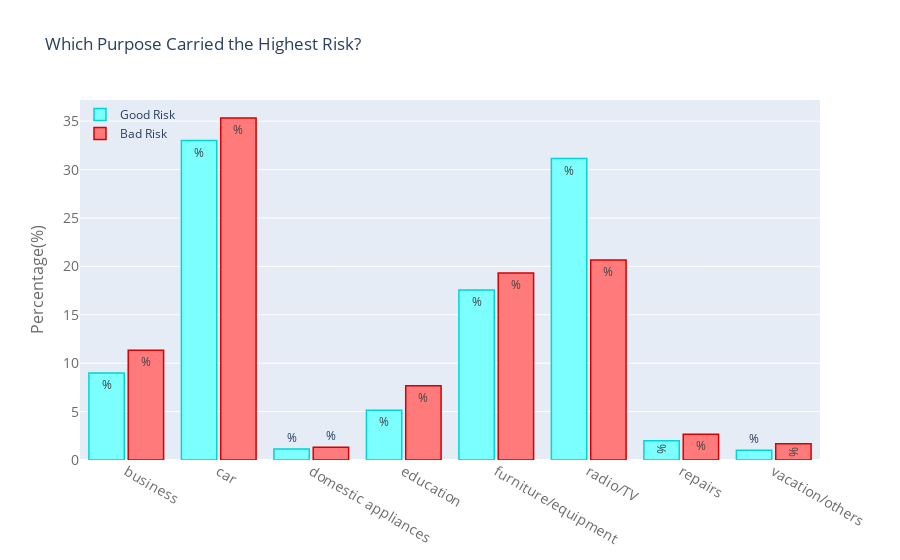

The cell this chart's notebook holds for it:
### Code cell
purposes = df['Purpose'].unique().tolist()
purposes = sorted(purposes)

good_purposes = cross_purpose["good"].values.tolist()
bad_purposes = cross_purpose["bad"].values.tolist()




good = go.Bar(
    x=purposes,
    y=good_purposes,
    name='Good Risk',
    text='%',
    marker=dict(
        color='rgb(123, 255, 255)',
        line=dict(
            color='rgb(0, 213, 213)',
            width=1.5
        )
    ),
)
bad = go.Bar(
    x=purposes,
    y=bad_purposes,
    name='Bad Risk',
    text = '%',
    marker=dict(
        color='rgb(255, 123, 123)',
        line=dict(
            color='rgb(213, 0, 0)',
            width=1.5
        )
    ),
)
data = [good, bad]
layout = go.Layout(
    title='Which Purpose Carried the Highest Risk?',
    xaxis=dict(
        tickfont=dict(
            size=14,
            color='rgb(107, 107, 107)'
        )
    ),
    yaxis=dict(
        title='Percentage(%)',
        titlefont=dict(
            size=16,
            color='rgb(107, 107, 107)'
        ),
        tickfont=dict(
            size=14,
            color='rgb(107, 107, 107)'
        )
    ),
    legend=dict(
        x=0,
        y=1.0,
        bgcolor='rgba(255, 255, 255, 0)',
        bordercolor='rgba(255, 255, 255, 0)'
    ),
    barmode='group',
    bargap=0.15,
    bargroupgap=0.1
)

fig = dict(data=data, layout=layout)
iplot(fig, filename='style-bar')

### Figure 1 — Plotly figure (JSON) as saved in the notebook; plotly's stock layout.template omitted (floating-point values rounded to 4 significant figures)
{"data": [{"marker": {"color": "rgb(123, 255, 255)", "line": {"color": "rgb(0, 213, 213)", "width": 1.5}}, "name": "Good Risk", "text": "%", "type": "bar", "x": ["business", "car", "domestic appliances", "education", "furniture/equipment", "radio/TV", "repairs", "vacation/others"], "y": [9, 33, 1.14, 5.14, 17.57, 31.14, 2, 1]}, {"marker": {"color": "rgb(255, 123, 123)", "line": {"color": "rgb(213, 0, 0)", "width": 1.5}}, "name": "Bad Risk", "text": "%", "type": "bar", "x": ["business", "car", "domestic appliances", "education", "furniture/equipment", "radio/TV", "repairs", "vacation/others"], "y": [11.33, 35.33, 1.33, 7.67, 19.33, 20.67, 2.67, 1.67]}], "layout": {"bargap": 0.15, "bargroupgap": 0.1, "barmode": "group", "legend": {"bgcolor": "rgba(255, 255, 255, 0)", "bordercolor": "rgba(255, 255, 255, 0)", "x": 0, "y": 1}, "title": {"text": "Which Purpose Carried the Highest Risk?"}, "xaxis": {"tickfont": {"color": "rgb(107, 107, 107)", "size": 14}}, "yaxis": {"tickfont": {"color": "rgb(107, 107, 107)", "size": 14}, "title": {"font": {"color": "rgb(107, 107, 107)", "size": 16}, "text": "Percentage(%)"}}}}
